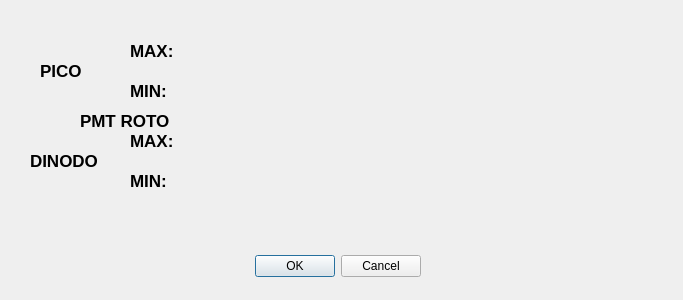
<?xml version="1.0" encoding="UTF-8"?>
<ui version="4.0">
 <class>Validate</class>
 <widget class="QDialog" name="Validate">
  <property name="geometry">
   <rect>
    <x>0</x>
    <y>0</y>
    <width>683</width>
    <height>300</height>
   </rect>
  </property>
  <property name="windowTitle">
   <string>Validación de calibración gruesa</string>
  </property>
  <widget class="QDialogButtonBox" name="buttonBox">
   <property name="geometry">
    <rect>
     <x>80</x>
     <y>250</y>
     <width>341</width>
     <height>32</height>
    </rect>
   </property>
   <property name="orientation">
    <enum>Qt::Horizontal</enum>
   </property>
   <property name="standardButtons">
    <set>QDialogButtonBox::Cancel|QDialogButtonBox::Ok</set>
   </property>
  </widget>
  <widget class="QCustomPlot" name="specValidate" native="true">
   <property name="geometry">
    <rect>
     <x>280</x>
     <y>10</y>
     <width>381</width>
     <height>231</height>
    </rect>
   </property>
   <property name="autoFillBackground">
    <bool>false</bool>
   </property>
  </widget>
  <widget class="QLabel" name="label_pico">
   <property name="geometry">
    <rect>
     <x>40</x>
     <y>60</y>
     <width>51</width>
     <height>21</height>
    </rect>
   </property>
   <property name="font">
    <font>
     <pointsize>13</pointsize>
     <weight>75</weight>
     <bold>true</bold>
    </font>
   </property>
   <property name="text">
    <string>PICO</string>
   </property>
  </widget>
  <widget class="QLabel" name="label_dinodo">
   <property name="geometry">
    <rect>
     <x>30</x>
     <y>150</y>
     <width>81</width>
     <height>21</height>
    </rect>
   </property>
   <property name="font">
    <font>
     <pointsize>13</pointsize>
     <weight>75</weight>
     <bold>true</bold>
    </font>
   </property>
   <property name="text">
    <string>DINODO</string>
   </property>
  </widget>
  <widget class="QLabel" name="label_label_pico_max">
   <property name="geometry">
    <rect>
     <x>130</x>
     <y>40</y>
     <width>51</width>
     <height>21</height>
    </rect>
   </property>
   <property name="font">
    <font>
     <pointsize>13</pointsize>
     <weight>75</weight>
     <bold>true</bold>
    </font>
   </property>
   <property name="text">
    <string>MAX:</string>
   </property>
  </widget>
  <widget class="QLabel" name="label_label_pico_min">
   <property name="geometry">
    <rect>
     <x>130</x>
     <y>80</y>
     <width>51</width>
     <height>21</height>
    </rect>
   </property>
   <property name="font">
    <font>
     <pointsize>13</pointsize>
     <weight>75</weight>
     <bold>true</bold>
    </font>
   </property>
   <property name="text">
    <string>MIN:</string>
   </property>
  </widget>
  <widget class="QLabel" name="label_label_dinodo_max">
   <property name="geometry">
    <rect>
     <x>130</x>
     <y>130</y>
     <width>51</width>
     <height>21</height>
    </rect>
   </property>
   <property name="font">
    <font>
     <pointsize>13</pointsize>
     <weight>75</weight>
     <bold>true</bold>
    </font>
   </property>
   <property name="text">
    <string>MAX:</string>
   </property>
  </widget>
  <widget class="QLabel" name="label_label_dinodo_min">
   <property name="geometry">
    <rect>
     <x>130</x>
     <y>170</y>
     <width>51</width>
     <height>21</height>
    </rect>
   </property>
   <property name="font">
    <font>
     <pointsize>13</pointsize>
     <weight>75</weight>
     <bold>true</bold>
    </font>
   </property>
   <property name="text">
    <string>MIN:</string>
   </property>
  </widget>
  <widget class="QLabel" name="label_pico_max">
   <property name="geometry">
    <rect>
     <x>190</x>
     <y>40</y>
     <width>81</width>
     <height>21</height>
    </rect>
   </property>
   <property name="font">
    <font>
     <pointsize>13</pointsize>
     <weight>75</weight>
     <bold>true</bold>
    </font>
   </property>
   <property name="text">
    <string/>
   </property>
  </widget>
  <widget class="QLabel" name="label_pico_min">
   <property name="geometry">
    <rect>
     <x>190</x>
     <y>80</y>
     <width>81</width>
     <height>21</height>
    </rect>
   </property>
   <property name="font">
    <font>
     <pointsize>13</pointsize>
     <weight>75</weight>
     <bold>true</bold>
    </font>
   </property>
   <property name="text">
    <string/>
   </property>
  </widget>
  <widget class="QLabel" name="label_dinodo_max">
   <property name="geometry">
    <rect>
     <x>190</x>
     <y>130</y>
     <width>81</width>
     <height>21</height>
    </rect>
   </property>
   <property name="font">
    <font>
     <pointsize>13</pointsize>
     <weight>75</weight>
     <bold>true</bold>
    </font>
   </property>
   <property name="text">
    <string/>
   </property>
  </widget>
  <widget class="QLabel" name="label_dinodo_min">
   <property name="geometry">
    <rect>
     <x>190</x>
     <y>170</y>
     <width>81</width>
     <height>21</height>
    </rect>
   </property>
   <property name="font">
    <font>
     <pointsize>13</pointsize>
     <weight>75</weight>
     <bold>true</bold>
    </font>
   </property>
   <property name="text">
    <string/>
   </property>
  </widget>
  <widget class="QLabel" name="label_pmt_roto">
   <property name="geometry">
    <rect>
     <x>80</x>
     <y>110</y>
     <width>151</width>
     <height>21</height>
    </rect>
   </property>
   <property name="font">
    <font>
     <pointsize>13</pointsize>
     <weight>75</weight>
     <bold>true</bold>
    </font>
   </property>
   <property name="text">
    <string>PMT ROTO</string>
   </property>
  </widget>
 </widget>
 <customwidgets>
  <customwidget>
   <class>QCustomPlot</class>
   <extends>QWidget</extends>
   <header>inc/qcustomplot.h</header>
   <container>1</container>
  </customwidget>
 </customwidgets>
 <resources/>
 <connections>
  <connection>
   <sender>buttonBox</sender>
   <signal>accepted()</signal>
   <receiver>Validate</receiver>
   <slot>accept()</slot>
   <hints>
    <hint type="sourcelabel">
     <x>248</x>
     <y>254</y>
    </hint>
    <hint type="destinationlabel">
     <x>157</x>
     <y>274</y>
    </hint>
   </hints>
  </connection>
  <connection>
   <sender>buttonBox</sender>
   <signal>rejected()</signal>
   <receiver>Validate</receiver>
   <slot>reject()</slot>
   <hints>
    <hint type="sourcelabel">
     <x>316</x>
     <y>260</y>
    </hint>
    <hint type="destinationlabel">
     <x>286</x>
     <y>274</y>
    </hint>
   </hints>
  </connection>
 </connections>
</ui>
